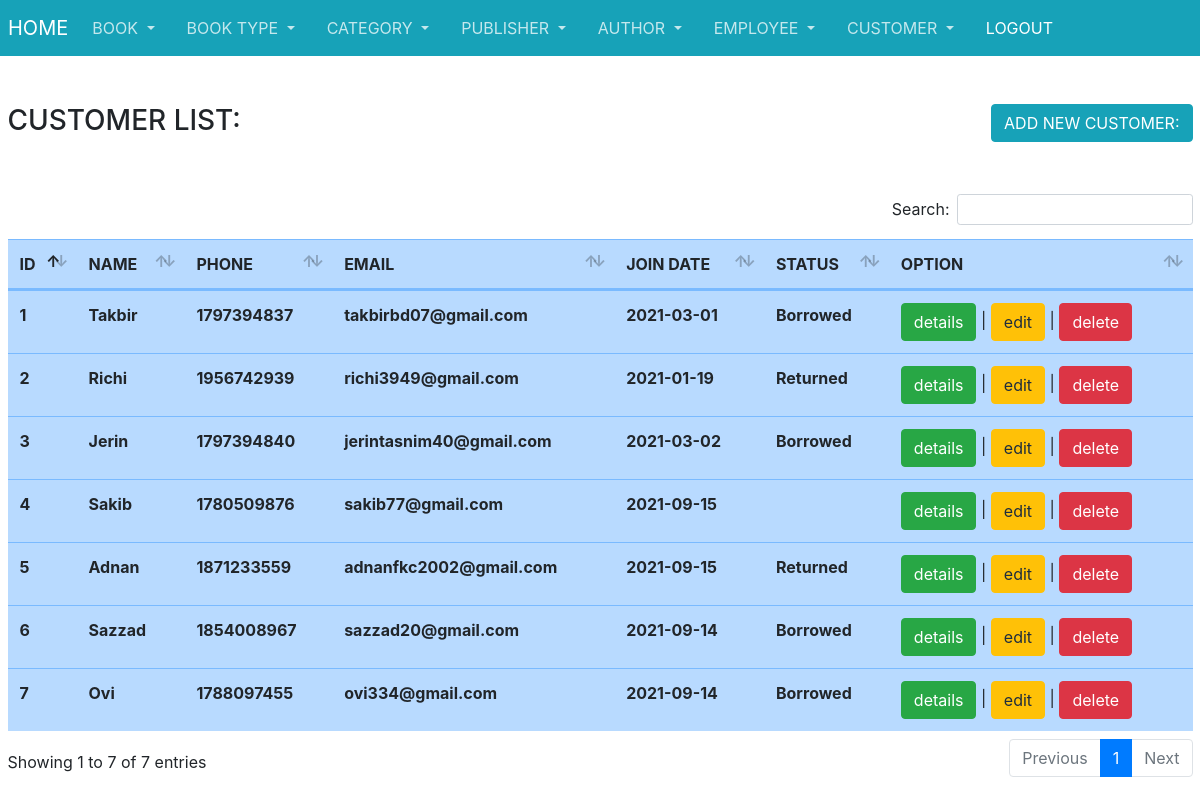
/views/customer/index.php, run on the app's committed database.
### tables this page shows
CREATE TABLE `customers` (
  `id` int(20) NOT NULL,
  `name` varchar(30) NOT NULL,
  `phone` int(12) NOT NULL,
  `email` varchar(30) NOT NULL,
  `join_date` date NOT NULL DEFAULT current_timestamp(),
  `status` varchar(25) NOT NULL,
  `column_status` varchar(20) NOT NULL DEFAULT 'ACTIVE'
);

### app/db/db.php (called while the page is built, shortened)
<?php
    function readQuery($sql)
    {
        $conn = new mysqli(servername , username, password, databaseName);
        $arr = [];
        $result = $conn->query($sql);
        if ($result == TRUE) {
            while($row = $result->fetch_assoc()) {
                $arr[] = $row;
            }
        }
        else
        {
            echo "Error: " . $conn->error;
        }
        $json_data = json_encode($arr);
        return $json_data;
    }
?>

### app/controller/customerController.php (called while the page is built, shortened)
<?php include_once('baseController.php');
function index()
{
    $s = "select * from customers order by id";
    $customers = readQuery($s);
    $customers = json_decode($customers);
    return $customers;
}

### views/customer/index.php (the view, shortened to what this page needs)
<?php include_once('../config.php');
        include_once(CON_FRONT.'customerController.php');
        $customers = index();
?>
<!DOCTYPE html>
<html lang="en">
<head>
    <?php include_once('../layout/links.php') ?>
</head>
<body>
    <?php include_once('../layout/admin.php') ?>
    <div class="container-fluid" style="margin-top:80px">
        <br>
        <h3>CUSTOMER LIST:<a href="create.php" class="btn btn-info float-right">ADD NEW CUSTOMER:</a></h3>
        <br>
        <br>
        <table class="table table-hover table-primary" id="dataTable">
            <thead>
            <tr>
                <th>ID</th>
                <th>NAME</th>
                <th>PHONE</th>
                <th>EMAIL</th>
                <th>JOIN DATE</th>
                <th>STATUS</th>
                <th>OPTION</th>
            </tr>
            </thead>
            <tbody>
            <?php
        foreach($customers as $c)
        { ?>
            <tr>
                <th><?= $c->id; ?></th>
                <th><?= $c->name; ?></th>
                <th><?= $c->phone; ?></th>
                <th><?= $c->email; ?></th>
                <th><?= $c->join_date; ?></th>
                <th><?= $c->status; ?></th>
                <td><a href="show.php?id=<?= $c->id ?>" class="btn btn-success">details</a> |
                <a href="edit.php?id=<?= $c->id ?>" class="btn btn-warning">edit</a> |
                <a href="delete.php?id=<?= $c->id ?>" class="btn btn-danger">delete</a></td>
            </tr>
            <?php } ?>
            </tbody>
        </table>
    </div>
</body>
</html>

### data on the page
customers: id "1", name "Takbir", phone "1797394837", email "takbirbd07@gmail.com", join_date "2021-03-01", status "Borrowed"
customers: id "2", name "Richi", phone "1956742939", email "richi3949@gmail.com", join_date "2021-01-19", status "Returned"
customers: id "3", name "Jerin", phone "1797394840", email "jerintasnim40@gmail.com", join_date "2021-03-02", status "Borrowed"
customers: id "4", name "Sakib", phone "1780509876", email "sakib77@gmail.com", join_date "2021-09-15"
customers: id "5", name "Adnan", phone "1871233559", email "adnanfkc2002@gmail.com", join_date "2021-09-15", status "Returned"
customers: id "6", name "Sazzad", phone "1854008967", email "sazzad20@gmail.com", join_date "2021-09-14", status "Borrowed"
customers: id "7", name "Ovi", phone "1788097455", email "ovi334@gmail.com", join_date "2021-09-14", status "Borrowed"
